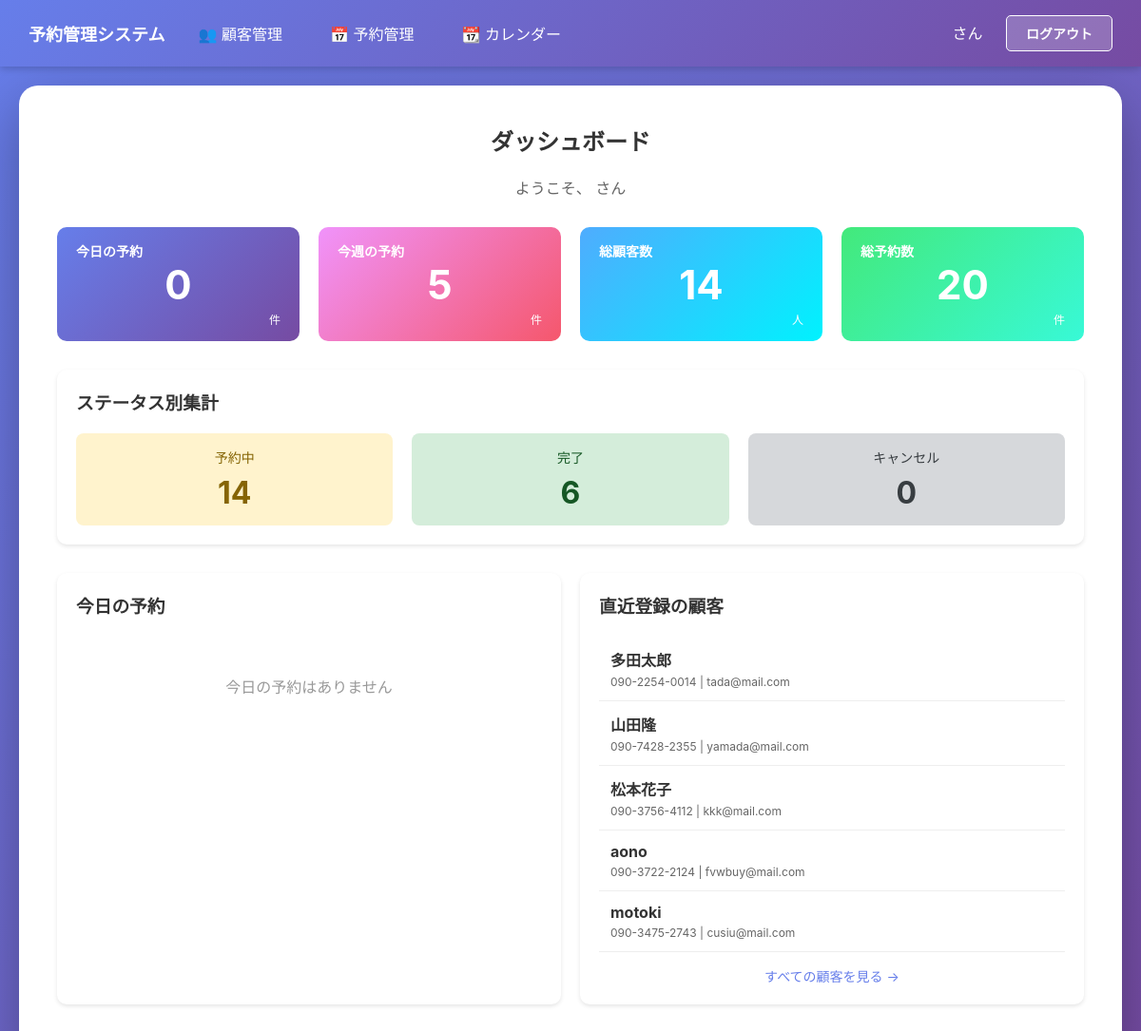
/admin-home/ (signed in), run on an earlier commit of the app's database.
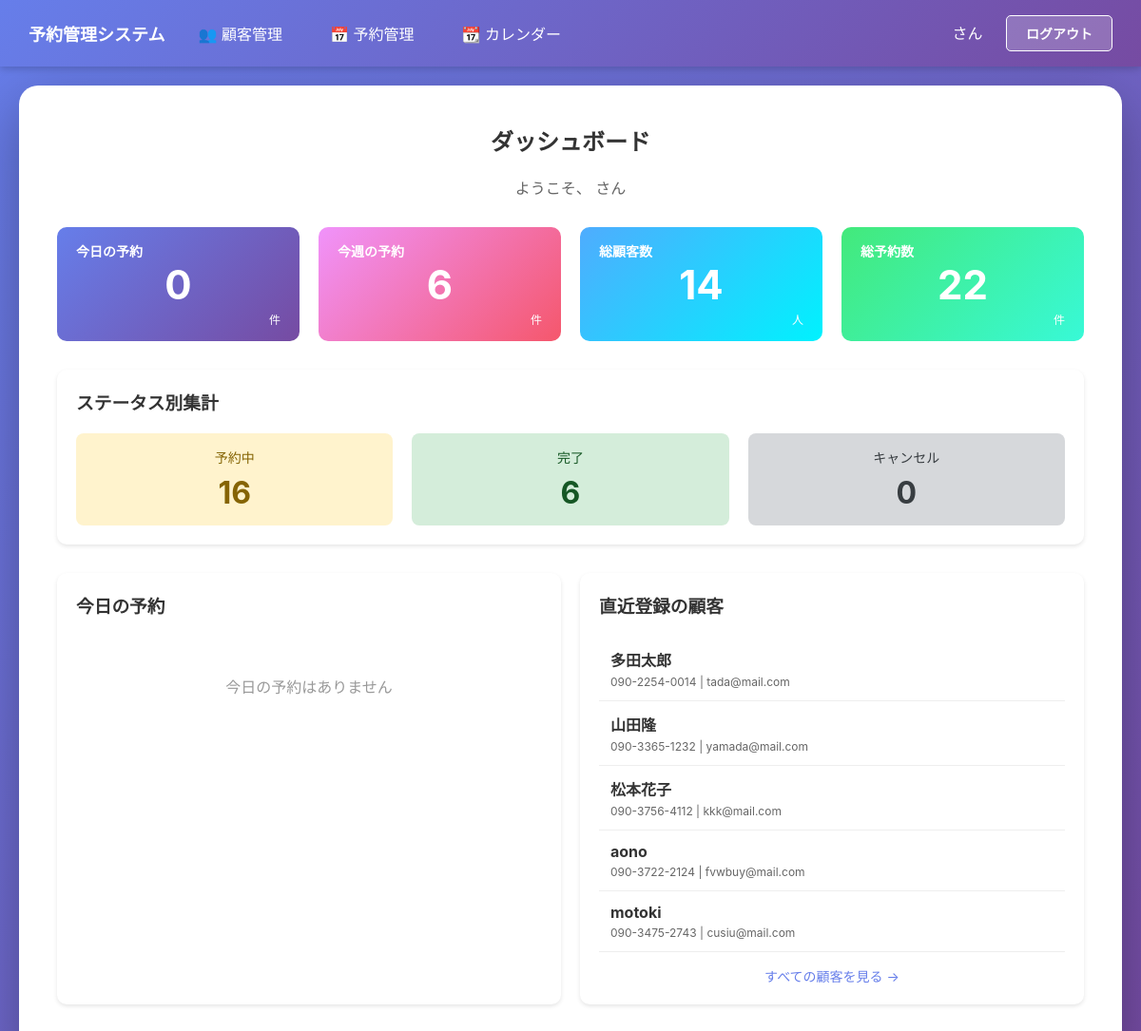
And on a later commit of the database.
### main/models.py (models this page shows, shortened)
class Customer(models.Model):
    phone_regex = RegexValidator(
        regex=r'^0\d{1,4}-?\d{1,4}-?\d{3,4}$',
        message="正しい電話番号形式で入力してください。（例: 090-1234-5678、03-1234-5678、0120-123-456）"
    )
    name = models.CharField(max_length=100, verbose_name="顧客名")
    phone_number = models.CharField(max_length=20, unique=True, validators=[validate_phone_number], verbose_name='電話番号')
    email = models.EmailField(unique=True, verbose_name="メールアドレス")  # 追加
    memo = models.TextField(blank=True, verbose_name="メモ")
    last_visit_date = models.DateField(null=True, blank=True, verbose_name="最終来店日")
    created_at = models.DateTimeField(auto_now_add=True, verbose_name="登録日時")
    updated_at = models.DateTimeField(auto_now=True, verbose_name="更新日時")
    class Meta:
        verbose_name = "顧客"
        verbose_name_plural = "顧客"

### main/views.py (the view)
# urls.py: 2. Add a URL to urlpatterns:  path('', views.home, name='home')
@login_required(login_url='login')
def home(request):
    from datetime import date, timedelta
    from django.db.models import Count
    today = date.today()
    today_reservations_count = Reservation.objects.filter(
        reservation_date=today,
        status='pending'
    ).count()
    start_of_week = today - timedelta(days=today.weekday())
    end_of_week = start_of_week + timedelta(days=6)
    week_reservations_count = Reservation.objects.filter(
        reservation_date__range=[start_of_week, end_of_week],
        status='pending'
    ).count()
    status_counts = Reservation.objects.values('status').annotate(count=Count('status'))
    pending_count = 0
    completed_count = 0
    cancelled_count = 0
    for item in status_counts:
        if item['status'] == 'pending':
            pending_count = item['count']
        elif item['status'] == 'completed':
            completed_count = item['count']
        elif item['status'] == 'cancelled':
            cancelled_count = item['count']
    today_reservations = Reservation.objects.filter(
        reservation_date=today
    ).order_by('reservation_time')[:5]
    recent_customers = Customer.objects.order_by('-created_at')[:5]
    total_customers = Customer.objects.count()
    total_reservations = Reservation.objects.count()
    context = {
        'today_reservations_count': today_reservations_count,
        'week_reservations_count': week_reservations_count,
        'pending_count': pending_count,
        'completed_count': completed_count,
        'cancelled_count': cancelled_count,
        'today_reservations': today_reservations,
        'recent_customers': recent_customers,
        'total_customers': total_customers,
        'total_reservations': total_reservations,
    }
    return render(request, 'main/home.html', context)

### main/context_processors.py (called while the page is built)
def user_permissions(request):
    if request.user.is_authenticated:
        try:
            from main.models import Administrator, UserProfile
            admin = Administrator.objects.get(user=request.user)
            profile = UserProfile.objects.get(user=admin)
            is_super_admin = (
                profile.can_edit_customer and
                profile.can_delete_customer and
                profile.can_edit_reservation and
                profile.can_delete_reservation
            )
        except:
            is_super_admin = False
    else:
        is_super_admin = False
    return {
        'is_super_admin': is_super_admin,
    }

### main/templates/main/home.html (shortened to what the changed rows need)
{% extends 'main/base.html' %}
{% block content %}
<h2 style="text-align: center;">ダッシュボード</h2>
<div style="display: grid; grid-template-columns: repeat(4, 1fr); gap: 20px; margin-bottom: 30px;">
    <div style="background: linear-gradient(135deg, #f093fb 0%, #f5576c 100%); padding: 20px; border-radius: 10px; color: white; position: relative; min-height: 120px;">
        <div style="font-size: 14px; font-weight: bold; position: absolute; top: 15px; left: 20px;">今週の予約</div>
        <div style="font-size: 42px; font-weight: bold; position: absolute; top: 50%; left: 50%; transform: translate(-50%, -50%);">{{ week_reservations_count }}</div>
        <div style="font-size: 12px; position: absolute; bottom: 15px; right: 20px;">件</div>
    </div>
    <div style="background: linear-gradient(135deg, #43e97b 0%, #38f9d7 100%); padding: 20px; border-radius: 10px; color: white; position: relative; min-height: 120px;">
        <div style="font-size: 14px; font-weight: bold; position: absolute; top: 15px; left: 20px;">総予約数</div>
        <div style="font-size: 42px; font-weight: bold; position: absolute; top: 50%; left: 50%; transform: translate(-50%, -50%);">{{ total_reservations }}</div>
        <div style="font-size: 12px; position: absolute; bottom: 15px; right: 20px;">件</div>
    </div>
</div>
<div style="background: white; padding: 20px; border-radius: 10px; margin-bottom: 30px; box-shadow: 0 2px 4px rgba(0,0,0,0.1);">
    <div style="display: grid; grid-template-columns: repeat(3, 1fr); gap: 20px;">
        <div style="text-align: center; padding: 15px; background: #fff3cd; border-radius: 8px;">
            <div style="font-size: 14px; color: #856404; margin-bottom: 8px;">予約中</div>
            <div style="font-size: 32px; font-weight: bold; color: #856404;">{{ pending_count }}</div>
        </div>
    </div>
</div>
<div style="display: grid; grid-template-columns: 1fr 1fr; gap: 20px; margin-bottom: 30px;">
    <div style="background: white; padding: 20px; border-radius: 10px; box-shadow: 0 2px 4px rgba(0,0,0,0.1);">
        {% if recent_customers %}
        <div style="overflow-x: auto;">
            {% for customer in recent_customers %}
            <div style="padding: 12px; border-bottom: 1px solid #eee;">
                <div style="font-weight: bold; color: #333;">{{ customer.name }}</div>
                <div style="font-size: 12px; color: #666; margin-top: 4px;">
                    {{ customer.phone_number }} | {{ customer.email }}
                </div>
            </div>
            {% endfor %}
        </div>
        {% else %}
        <p style="text-align: center; color: #999; padding: 40px 0;">顧客が登録されていません</p>
        {% endif %}
    </div>
</div>
{% endblock %}

What changed in the data, as far as the page shows it:
changed Customer "山田隆": phone_number "090-7428-2355" → "090-3365-1232"
Also different on the page:
{{ week_reservations_count }}: "5" → "6"
{{ total_reservations }}: "20" → "22"
{{ pending_count }}: "14" → "16"
